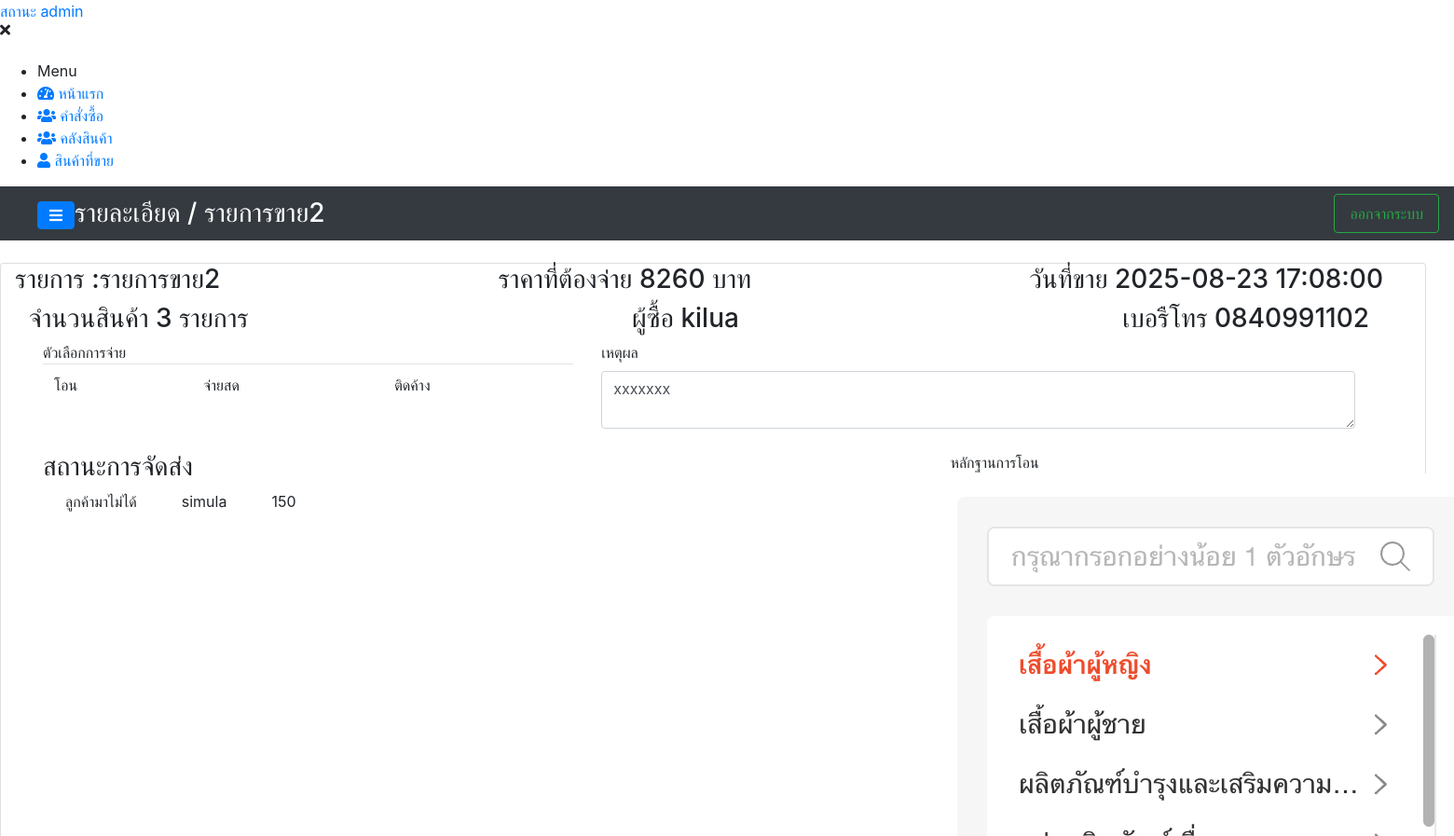
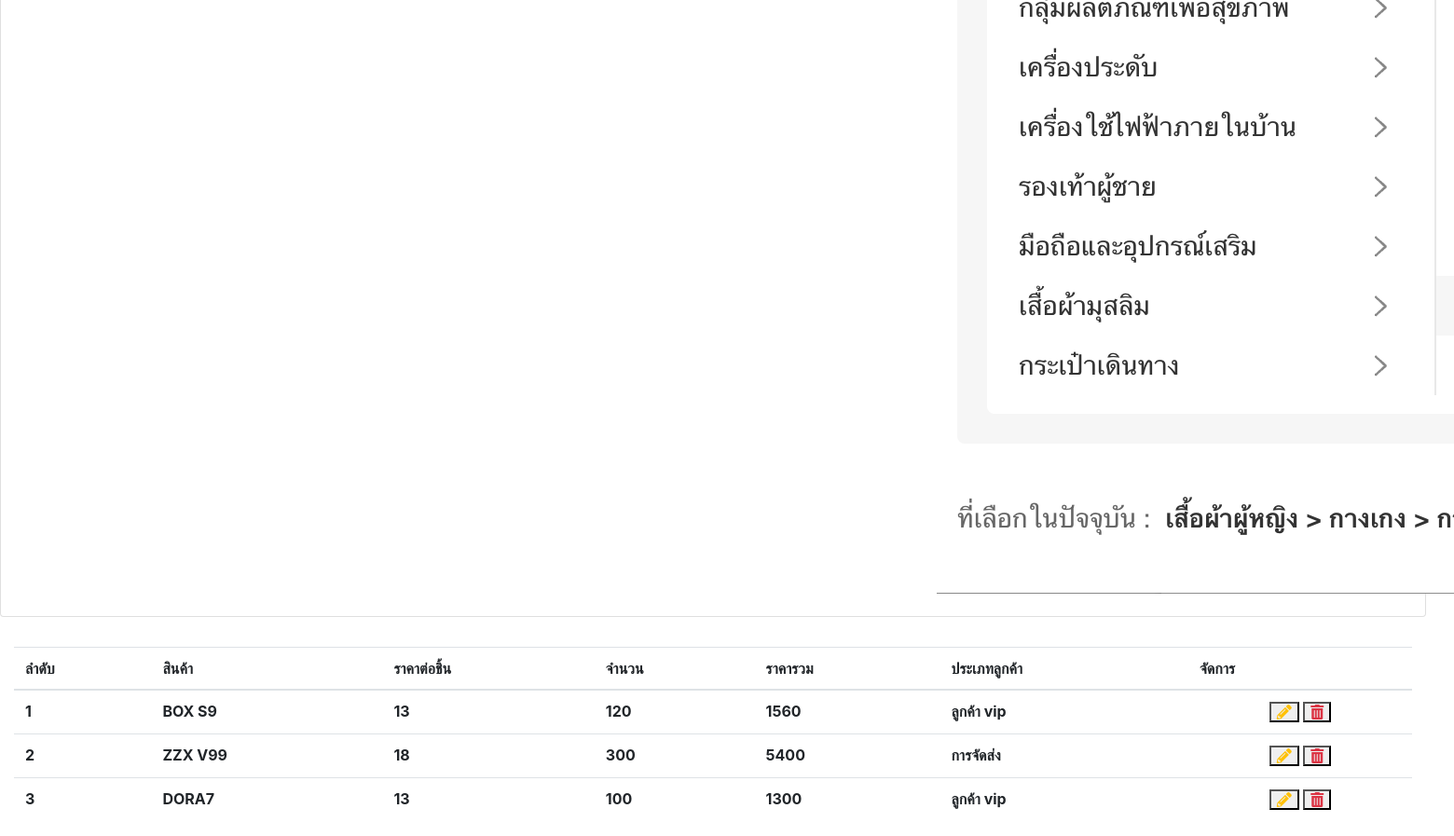
Page /system/details/detail_ordersell.php?ordersell_id=21 (signed in) on the committed database (2 pictures, top to bottom).
### tables this page shows
CREATE TABLE `orders_sell` (
  `id_ordersell` int(11) NOT NULL,
  `ordersell_name` varchar(200) NOT NULL,
  `is_totalprice` decimal(10,0) NOT NULL,
  `custome_name` varchar(250) NOT NULL,
  `tell_custome` varchar(30) NOT NULL,
  `date_time_sell` datetime NOT NULL,
  `shipping_note` text NOT NULL,
  `sender` varchar(200) NOT NULL,
  `wages` decimal(10,0) NOT NULL,
  `reason` text NOT NULL,
  `slip_ordersell` varchar(200) NOT NULL,
  `adder_id` int(11) NOT NULL,
  `create_at` datetime NOT NULL
);

CREATE TABLE `sell_typepay` (
  `typepay_id` int(11) NOT NULL,
  `ordersell_id` int(11) NOT NULL,
  `list_typepay` varchar(70) NOT NULL,
  `create_at` datetime NOT NULL
);

CREATE TABLE `list_productsell` (
  `list_sellid` int(11) NOT NULL,
  `ordersell_id` int(15) NOT NULL,
  `productname` varchar(250) NOT NULL,
  `rate_customertype` decimal(10,0) NOT NULL,
  `type_custom` varchar(100) NOT NULL,
  `tatol_product` int(11) NOT NULL,
  `price_to_pay` decimal(10,0) NOT NULL,
  `create_at` datetime NOT NULL
);

### components/component.php (the view, shortened to what this page needs)
<?php
function navigationOfiicer($path = ""){
    $list = "
        <nav id=\"sidebar\" class=\"sidebar-wrapper\">
            <div class=\"sidebar-content\">
                <div class=\"sidebar-brand\">
                    <a href=\"#\" class=\"text-primary\">สถานะ admin</a>
                    <div id=\"close-sidebar\">
                        <i class=\"fas fa-times\"></i>
                    </div>
                </div>
                <div class=\"sidebar-menu mt-4\">
                    <ul>
                        <li class=\"header-menu\">
                            <span>Menu</span>
                        </li>
                        <li>
                          <a href=\"{$path}index.php\">
                              <i class=\"fa fa-tachometer-alt\"></i>
                              <span>หน้าแรก</span>
                          </a>
                        </li>
                        <li>
                          <a href=\"{$path}orders.php\">
                              <i class=\"fas fa-users\"></i>
                              <span>คำสั่งซื้อ</span>
                          </a>
                        </li>
                        <li>
                          <a href=\"{$path}stock.php\">
                              <i class=\"fas fa-users\"></i>
                              <span>คลังสินค้า</span>
                          </a>
                        </li>
                        <li>
                          <a href=\"{$path}ordersell.php\">
                            <i class=\"fas fa-user\"></i>
                              <span>สินค้าที่ขาย</span>
                          </a>
                        </li>
                    </ul>
                </div>
            </div>
        </nav>
    ";
    echo $list;
}
function navbar($logo, $path=""){
    $navList = "
        <nav class=\"navbar navbar-tp navbar-expand-md navbar-dark bg-dark row\">
          <div class=\"container-fluid ml-4\">
              <a id=\"show-sidebar\" class=\"btn btn-primary mt-1\" href=\"#\">
                  <i class=\"fas fa-bars\"></i>
              </a>
              <p class=\"h3 mb-0 text-white text-uppercase d-none d-lg-inline-block font-thi\">$logo</p>
              <div class=\"ml-auto\">
                  <a class=\"nav-link btn btn-outline-success\" href=\"{$path}logout.php\">
                    <i class=\"now-ui-icons ui-1_settings-gear-63\"></i>
                    ออกจากระบบ
                  </a>
              </div>
          </div>
        </nav>
    ";
    echo $navList;
}
function status_deliver($shippingnote, $sender, $wages){
  if($wages){
    $lists = "
      <div class=\"col-sm-12 col-lg-8\">
        <h3 class=\"fs-3 font-thi\">สถานะการจัดส่ง </h3>
        <div class=\"col-12 row\">
          <span class=\"font-thi font-bold mx-4\">$shippingnote</span>
          <span class=\"font-thi font-bold mx-4\">$sender</span>
          <span class=\"font-thi font-bold mx-4\">$wages</span>
        </div>
      </div>
    ";
    return $lists;
  }
}
  function set_type($sell_types){
    $list = "<tr>";
      foreach($sell_types as $type){
        $list .= '<td>'. htmlspecialchars($type['list_typepay'], ENT_QUOTES) .'</td>';
      }
    $list.="</tr>";
    return $list;
  }
  function slip($img_slip){
    if($img_slip !==""){
      return "
        <div>
          <span class=\"col-12\">หลักฐานการโอน</span>
        </div>
        <img src=\"http://localhost/stockproduct/db/slip-sellorder/$img_slip \" class=\"img-sell\"/> ";
    }
  }
function detailOrderSell($ordersell_name,$is_totalprice,$custome_name,$tell_custome,$date_time_sell,$total,$shipping_note,$sender,$wages,$reason,$slip_ordersell,$adder_id,$create_at,$sell_type){
  $list_detail = "
      <div class=\"col-12\">
        <div class=\"col-12 row\">
          <div class=\"row \">
            <h3 class=\"fs-3 font-thi\">รายการ : </h3>
              <h3 class=\"fs-3 font-thi\">$ordersell_name</h3>
          </div>
          <div class=\"ml-auto row\">
            <h3 class=\"fs-3 font-thi\"></h3>
            <h3 class=\"fs-3 font-thi\">ราคาที่ต้องจ่าย $is_totalprice บาท</h3>
          </div>
          <div class=\"ml-auto row\">
            <h3 class=\"fs-3 font-thi\"></h3>
            <h3 class=\"fs-3 font-thi\">วันที่ขาย $date_time_sell</h3>
          </div>
        </div>
        <div class=\"col-12 row\">
          <div class=\"\">
              <h3 class=\"fs-3 font-thi\">จำนวนสินค้า $total รายการ</h3>
          </div>
          <div class=\"ml-auto \">
            <h3 class=\"fs-3 font-thi\">ผู้ซื้อ $custome_name</h3>
          </div>
          <div class=\"ml-auto \">
            <h3 class=\"fs-3 font-thi\">เบอรืโทร $tell_custome</h3>
          </div>
        </div>
        <div class=\"col-12 row pb-4\">
          <div class=\"col-5\">
            <span>ตัวเลือกการจ่าย</span>
            <table class=\"table table-data2 mydataTablePatron\">
              <tbody>
                ". set_type($sell_type) ."
              </tbody>
            </table>
          </div>
          <div class=\"col-7\">
            <label for=\"exampleFormControlTextarea1\">เหตุผล</label>
            <textarea class=\"form-control\" id=\"exampleFormControlTextarea1\" rows=\"2\">$reason</textarea>
          </div>
        </div>
        <div class=\"col-12 row mb-4\">
            ". status_deliver($shipping_note,$sender,$wages) ."
            <div class=\"col-sm-12 col-lg-4 div-img\">
            ". slip($slip_ordersell) ."
            </div>
        </div>
      </div>
  ";
  echo $list_detail;
}
  function typecustomse($type){
    if($type === "price_customer_dealer"){
      return "ตัวแทนจำหน่าย";
    }else if($type === "price_custommer_vip"){
      return "ลูกค้า vip";
    }else if($type === "price_customer_frontstore"){
      return "ลูกค้าหน้าร้าน";
    }else if($type === "price_customer_deliver"){
      return "การจัดส่ง";
    }else{
      return $type;
    }
  }
function listProductSell($number,$product_id, $product_anme, $rate_customerprice, $type_custom, $lotal_product, $price_topay){
  $list = "
    <tr>
      <td class=\"font-weight-bold\">$number</td>
      <td class=\"font-weight-bold\">$product_anme</td>
      <td class=\"font-weight-bold\">$rate_customerprice</td>
      <td class=\"font-weight-bold\">$lotal_product</td>
      <td class=\"font-weight-bold\">$price_topay</td>
      <td class=\"font-weight-bold\">". typecustomse($type_custom) ."</td>
      <td class='text-center'>
            <div class=\"table-data-feature\" >
              <button type=\"button\" id=\"update_order_sell\" data-target=\"#modalFormUpdateOrderSell\" data-toggle=\"modal\"
                 class=\"item\" data-id=\"$product_id\" data-productname=\"$product_anme\" data-customerprice=\"$rate_customerprice\"
                 data-totalproduct=\"$lotal_product\" data-pricetopay=\"$price_topay\" data-customtype=\"$type_custom\"
              >
                  <i class=\"fas fa-pencil-alt text-warning\"></i>
              </button>
              <button type=\"button\" class=\"item\" id=\"falseTrashBtnProject\" data-id=\"$product_id\">
                <i class=\"fas fa-trash-alt text-danger\"></i>
              </button>
          </div>
        </td>
    </tr>
  ";
  echo $list;
}
?>

### system/details/detail_ordersell.php (shortened to what this page needs)
<?php
include_once("../../backend/config.php");
include_once("../../link/link-2.php");
include_once("../../components/component.php");
$ordersell_id = $_GET['ordersell_id'];
$sql = "SELECT * FROM orders_sell LEFT JOIN sell_typepay ON orders_sell.id_ordersell = sell_typepay.ordersell_id WHERE id_ordersell='$ordersell_id'";
$sql_query = mysqli_query($conn,$sql) or die(mysqli_error($conn));
$count_query = mysqli_query($conn, "SELECT COUNT(*) AS total FROM list_productsell WHERE ordersell_id='$ordersell_id'");
$count_row = mysqli_fetch_assoc($count_query);
$res_acc = [];
while($row = mysqli_fetch_assoc($sql_query)){
  $res_acc[] = $row;
}
$order = null;
$sell_type = [];
foreach($res_acc as $rows){
  if(!$order){
    $order = [
      'id_ordersell' => $rows['id_ordersell'],
      'ordersell_name' => $rows['ordersell_name'],
      'is_totalprice' => $rows['is_totalprice'],
      'custome_name' => $rows['custome_name'],
      'tell_custome' => $rows['tell_custome'],
      'date_time_sell' => $rows['date_time_sell'],
      'shipping_note' => $rows['shipping_note'],
      'sender' => $rows['sender'],
      'wages' => $rows['wages'],
      'reason' => $rows['reason'],
      'slip_ordersell' => $rows['slip_ordersell'],
      'adder_id' => $rows['adder_id'],
      'create_at' => $rows['create_at'],
    ];
  }
  $sell_type[] = [
    'typepay_id' => $rows['typepay_id'],
    'ordersell_id' => $rows['ordersell_id'],
    'list_typepay' => $rows['list_typepay'],
  ];
}
?>
<!DOCTYPE html>
<html lang="en">
<head>
    <link rel="stylesheet" href="https://cdnjs.cloudflare.com/ajax/libs/uikit/3.0.0-beta.20/css/uikit.css">
    <link rel="stylesheet" href="../../assets/scripts/module/jquery.Thailand.js/jquery.Thailand.js/dist/jquery.Thailand.min.css">
    <link rel="stylesheet" href="../../assets/scss/navigationTrue-a-j.scss">
    <link rel="stylesheet" href="../../assets/scss/revenue.scss">
</head>
<body>
  <div class="page-wrapper chiller-theme toggled">
      <?php  navigationOfiicer("../"); ?>
       <main class="page-content mt-0">
      <?php navbar("รายละเอียด / ".$order['ordersell_name']."", "../"); ?>
      <div class="container-fluid row">
          <div class="col-md-12 mt-4 card shadow-lg rounded">
              <?php
                detailOrderSell(
                  $order['ordersell_name'],$order['is_totalprice'],$order['custome_name'],$order['tell_custome'],$order['date_time_sell'],$count_row['total'],
                  $order['shipping_note'],$order['sender'],$order['wages'],$order['reason'],$order['slip_ordersell'],$order['adder_id'],$order['create_at'],$sell_type
                );
              ?>
          </div>
          <div class="col-md-12 mt-4">
            <div class="table-responsive table-responsive-data2 mt-2">
                  <table class="table table-data2 mydataTablePatron">
                      <thead>
                          <tr>
                              <th>ลำดับ</th>
                              <th>สินค้า</th>
                              <th>ราคาต่อชิ้น</th>
                              <th>จำนวน</th>
                              <th>ราคารวม</th>
                              <th>ประเภทลูกค้า</th>
                              <th>จัดการ</th>
                          </tr>
                      </thead>
                      <tbody>
                          <?php
                              $query_product = mysqli_query($conn,"SELECT * FROM list_productsell WHERE ordersell_id='$ordersell_id'") or die(mysqli_error($conn));
                              foreach($query_product as $key=>$res){
                                listProductSell(($key+1), $res['list_sellid'], $res['productname'],$res['rate_customertype'],$res['type_custom'],$res['tatol_product'],$res['price_to_pay']);
                              }
                          ?>
                      </tbody>
                  </table>
            </div>
          </div>
      </div>
    </main>
  </div>
</body>
</html>

### rows in the picture
orders_sell: sell_typepay.list_typepay "โอน", sell_typepay.list_typepay "จ่ายสด", sell_typepay.list_typepay "ติดค้าง"
list_productsell: number "1", productname "BOX S9", rate_customertype "13", tatol_product "120", price_to_pay "1560", type_custom "ลูกค้า vip"
list_productsell: number "2", productname "ZZX V99", rate_customertype "18", tatol_product "300", price_to_pay "5400", type_custom "การจัดส่ง"
list_productsell: number "3", productname "DORA7", rate_customertype "13", tatol_product "100", price_to_pay "1300", type_custom "ลูกค้า vip"

### other values in the picture
$logo "รายละเอียด / รายการขาย2"
$ordersell_name "รายการขาย2"
$is_totalprice "8260"
$date_time_sell "2025-08-23 17:08:00"
$total "3"
$custome_name "kilua"
$tell_custome "0840991102"
$shippingnote "ลูกค้ามาไม่ได้"
$sender "simula"
$wages "150"
